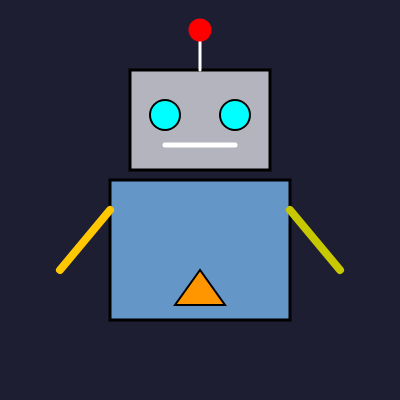
Frame 1 (no input)
Frame 60 (no input): identical to frame 1, image omitted
Frame 120 (the mouse pressed at the canvas centre since frame 60): identical to frame 1, image omitted

The p5.js sketch that drew this single still picture (run headless with seeded random() and noise() and a simulated clock; from frame 60 on, the mouse is pressed at the canvas centre):

// p5.js sketch
// ── sketch.js
function setup() {
  createCanvas(400, 400);
}

function draw() {
  background(30, 30, 50);

  // Cabeza
  fill(180, 180, 190 );
  stroke(0, 0, 0);
  strokeWeight(3);
  rect(130, 70, 140, 100);

  // Cuerpo
  fill(100, 150, 200);
  stroke(0, 0, 0);
  strokeWeight(3);
  rect(110, 180, 180, 140);

  // Ojo izquierdo
  fill(0, 255, 255);
  stroke(0, 0, 0);
  strokeWeight(2);
  ellipse(165, 115, 30, 30);

  // Ojo derecho
  fill(0, 255, 255);
  stroke(0, 0, 0);
  strokeWeight(2);
  ellipse(235, 115, 30, 30);

  // Boca
  stroke(255, 255, 255);
  strokeWeight(5);
  line(165, 145, 235, 145);

  // Brazo izquierdo
  stroke(255, 200, 0);
  strokeWeight(8);
  line(110, 210, 60, 270);

  // Brazo derecho
  stroke(200, 200, 0);
  strokeWeight(8);
  line(290, 210, 340, 270);

  // Antena
  stroke(255, 255, 255);
  strokeWeight(3);
  line(200, 70, 200, 40);

  // Punta de la antena
  fill(255, 0, 0);
  stroke(250, 0, 0);
  ellipse(200, 30, 20, 20);

 

  // Triángulo decorativo
  fill(255, 150, 0);
  stroke(0, 0, 0);
  strokeWeight(2);
  triangle(200, 270, 175, 305, 225, 305);
}
